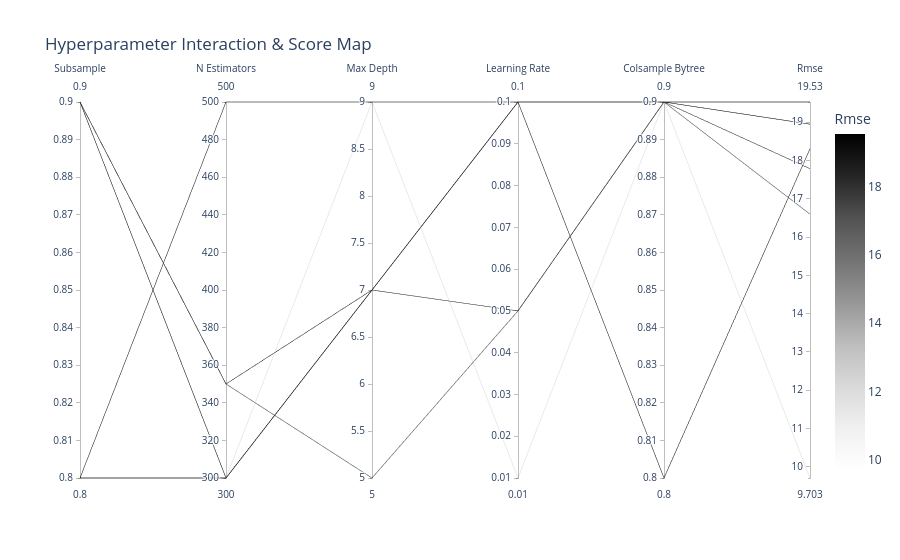

Notebook code for this chart:
### Code cell
# --- RMSE HBAR ---
plt.figure(figsize=(10, 3))
plt.barh(['Recursive XGBoost'], [rmse], color='#4F4F4F', height=0.6)
plt.title('Recursive Forecast Performance (RMSE)', fontsize=13, fontweight='bold', pad=20)
plt.xlim(0, rmse * 1.5)
plt.grid(axis='x', linestyle='--', alpha=0.4)
# Display value inside bar
plt.text(rmse/2, 0, f'RMSE: {rmse:.2f}', color='white', va='center', fontweight='bold', fontsize=12)
plt.gca().spines[['top', 'right']].set_visible(False)
plt.tight_layout()
plt.show()

# --- PARALLEL COORDINATES ---
cv_res = pd.DataFrame(search.cv_results_)
cv_res['RMSE'] = -cv_res['mean_test_score']
# Filter columns
cols = [c for c in cv_res.columns if 'param_regressor__regressor__' in c] + ['RMSE']
plot_df = cv_res[cols].copy()
plot_df.columns = [c.split('__')[-1] for c in plot_df.columns]

fig_pc = px.parallel_coordinates(
    plot_df, color='RMSE',
    labels={c: c.replace('_', ' ').title() for c in plot_df.columns},
    color_continuous_scale=px.colors.sequential.Greys,
    title="Hyperparameter Interaction & Score Map"
)
fig_pc.show()

# --- RESIDUALS ---
residuals = test_df['sales'] - final_preds
fig, (ax1, ax2) = plt.subplots(1, 2, figsize=(16, 6))

# Residuals vs Actuals
ax1.scatter(test_df['sales'], residuals, alpha=0.1, color='#4F4F4F', s=2)
ax1.axhline(0, color='red', linestyle='--', lw=2)
ax1.set_title("Residuals vs Actual Sales (Heteroscedasticity)", fontweight='bold')
ax1.set_xlabel("Actual Sales")
ax1.set_ylabel("Error")

# Mean Daily Residual
daily_err = pd.DataFrame({'date': test_df['date'], 'err': residuals}).groupby('date')['err'].mean()
ax2.plot(daily_err.index, daily_err.values, color='#4F4F4F', lw=1.5)
ax2.axhline(0, color='red', linestyle='--', lw=2)
ax2.set_title("Mean Daily Prediction Error (2017)", fontweight='bold')
plt.tight_layout()
plt.show()

### Figure 1 — Plotly figure (JSON) as saved in the notebook; plotly's stock layout.template omitted (floating-point values rounded to 4 significant figures)
{"data": [{"dimensions": [{"label": "Subsample", "values": [0.8, 0.8, 0.9, 0.8, 0.9, 0.9]}, {"label": "N Estimators", "values": [300, 300, 350, 500, 350, 300]}, {"label": "Max Depth", "values": [9, 7, 7, 9, 5, 7]}, {"label": "Learning Rate", "values": [0.01, 0.1, 0.05, 0.1, 0.05, 0.1]}, {"label": "Colsample Bytree", "values": [0.9, 0.9, 0.9, 0.8, 0.9, 0.9]}, {"label": "Rmse", "values": [9.703, 19.53, 17.79, 18.31, 16.6, 18.95]}], "domain": {"x": [0, 1], "y": [0, 1]}, "line": {"color": [9.703, 19.53, 17.79, 18.31, 16.6, 18.95], "coloraxis": "coloraxis"}, "name": "", "type": "parcoords"}], "layout": {"coloraxis": {"colorbar": {"title": {"text": "Rmse"}}, "colorscale": [[0, "rgb(255,255,255)"], [0.125, "rgb(240,240,240)"], [0.25, "rgb(217,217,217)"], [0.375, "rgb(189,189,189)"], [0.5, "rgb(150,150,150)"], [0.625, "rgb(115,115,115)"], [0.75, "rgb(82,82,82)"], [0.875, "rgb(37,37,37)"], [1, "rgb(0,0,0)"]]}, "legend": {"tracegroupgap": 0}, "title": {"text": "Hyperparameter Interaction & Score Map"}}}
